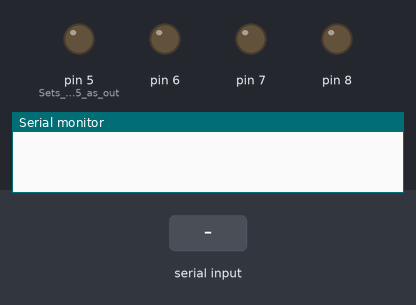
Bench run of a sketch on a simulated Arduino Uno, built with avr-gcc and run on an emulated ATmega328P. On the bench: output pins drawn as LEDs (lit = HIGH), the last lines printed to the serial monitor. Inputs (shaded band) come from the test bench.

Above: at 1.2 s.
1.3 s: "turn off light" received over Serial
At 3.5 s:
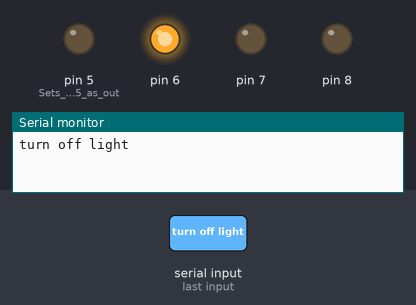
3.8 s: "turn off fan" received over Serial
At 5.4 s:
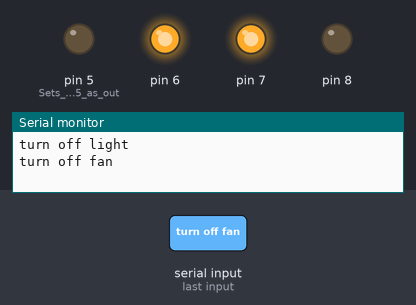
6.3 s: "turn on light" received over Serial
At 8.4 s:
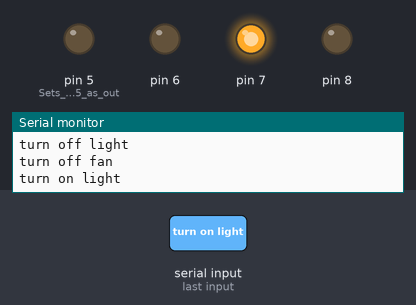
8.8 s: "turn off AC" received over Serial
At 10.3 s:
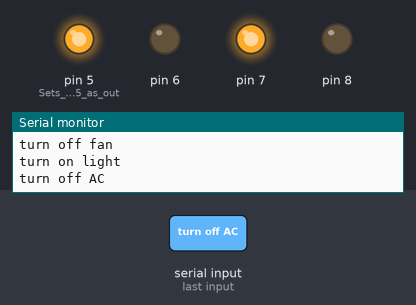
11.3 s: "turn on fan" received over Serial
At 13.4 s:
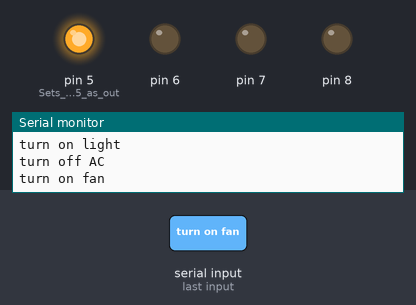
13.8 s: "turn off TV" received over Serial
At 15.3 s:
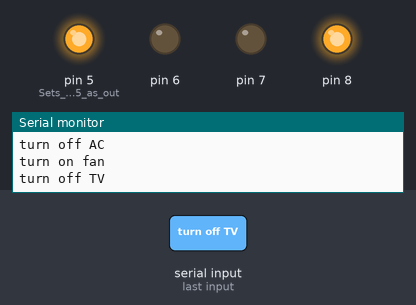
Timing chart, 0 to 16.8 s (numbered marks = the images above; inputs shaded):
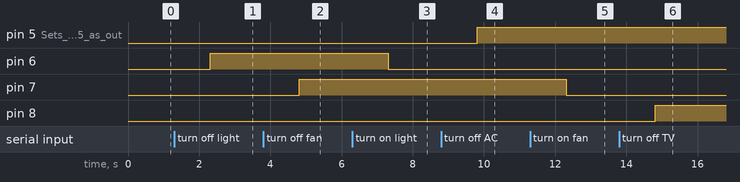

Measured:
- after the input at 1.3 s, pin 6: LOW → HIGH after 1.0 s
- after the input at 3.8 s, pin 7: LOW → HIGH after 1.0 s
- after the input at 6.3 s, pin 6: HIGH → LOW after 1.0 s
- after the input at 8.8 s, pin 5 (Sets_digital_pin_5_as_out): LOW → HIGH after 1.0 s
- after the input at 11.3 s, pin 7: HIGH → LOW after 1.0 s
- after the input at 13.8 s, pin 8: LOW → HIGH after 1.0 s

The sketch:

Multiple_Voice_Control_Taks.ino
```cpp
  void setup()
{
  Serial.begin(9600);         //Sets the data rate in bits per second (baud) for serial data transmission
  pinMode(5, OUTPUT);        //Sets digital pin 5 as output pin
  pinMode(6,OUTPUT);
  pinMode(7,OUTPUT);
  pinMode(8,OUTPUT);
}

char c;
String voice;

void loop()
{
  if(Serial.available() > 0)
  { voice="";
  delay(2);
    voice=Serial.readString();
    delay(2);
    Serial.println(voice);
  }
  if(voice=="turn off light")
    { digitalWrite(6,HIGH);
    }
  else if (voice=="turn on light")
    {digitalWrite(6,LOW);
    }

  else if(voice=="turn off fan")
    { digitalWrite(7,HIGH);
    }
  else if (voice=="turn on fan")
    {digitalWrite(7,LOW);
    }

  else if(voice=="turn off AC")
    { digitalWrite(5,HIGH);
    }
  else if (voice=="turn on AC")
    {digitalWrite(5,LOW);
    }

  else if(voice=="turn off TV")
    { digitalWrite(8,HIGH);
    }
  else if (voice=="turn on TV")
    {digitalWrite(8,LOW);
    }
}
```
